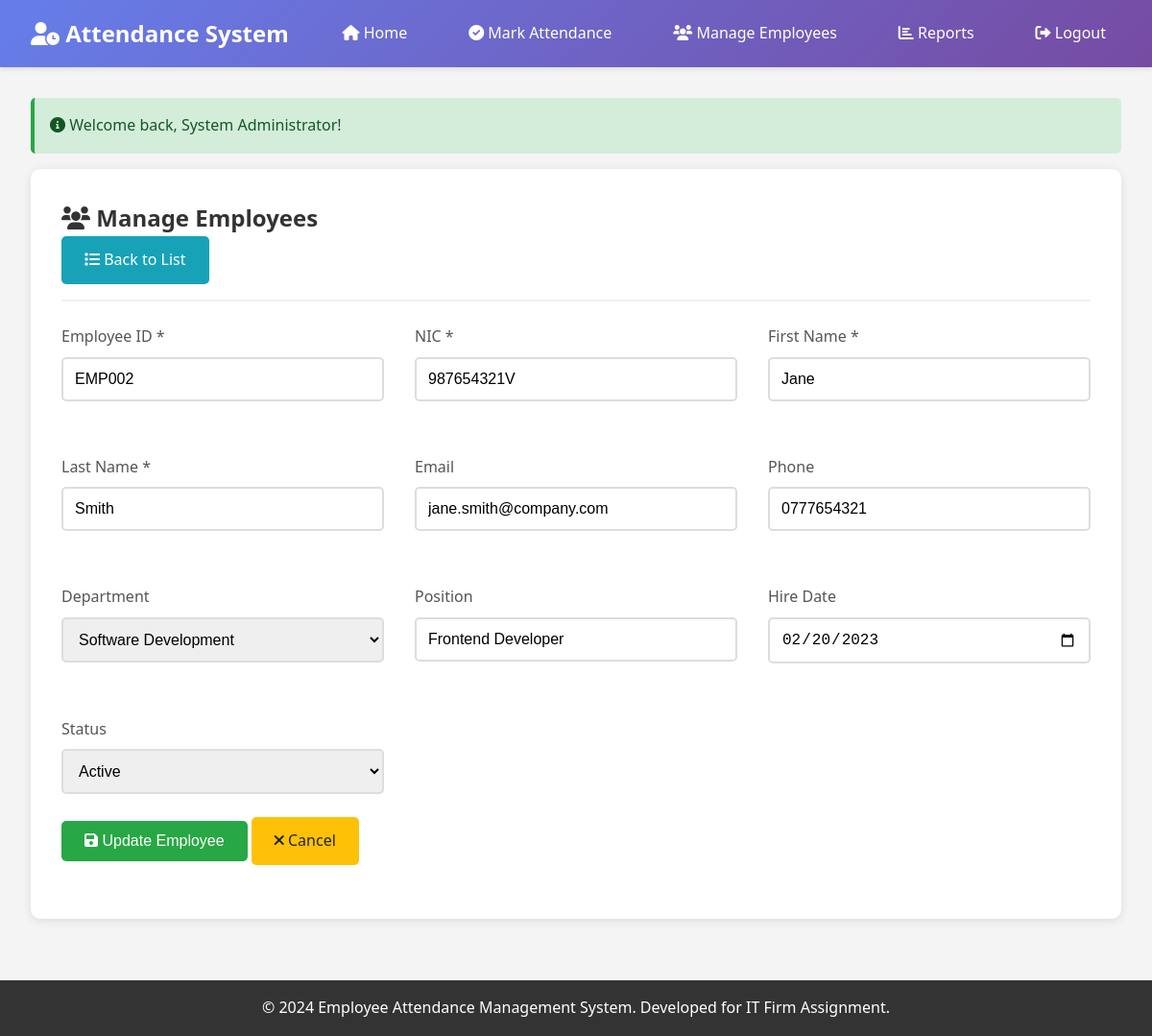
Screenshot of /public/manage_employees.php?action=edit&id=2 (signed in) with the database file from the repository.
### tables this page shows
CREATE TABLE employees (
    id INT AUTO_INCREMENT PRIMARY KEY,
    employee_id VARCHAR(20) NOT NULL UNIQUE,
    nic VARCHAR(15) NOT NULL UNIQUE,
    first_name VARCHAR(50) NOT NULL,
    last_name VARCHAR(50) NOT NULL,
    email VARCHAR(100) UNIQUE,
    phone VARCHAR(15),
    department_id INT,
    position VARCHAR(100),
    hire_date DATE,
    status ENUM('active', 'inactive') DEFAULT 'active',
    created_at TIMESTAMP DEFAULT CURRENT_TIMESTAMP,
    updated_at TIMESTAMP DEFAULT CURRENT_TIMESTAMP ON UPDATE CURRENT_TIMESTAMP,
    FOREIGN KEY (department_id) REFERENCES departments(id)
);

CREATE TABLE departments (
    id INT AUTO_INCREMENT PRIMARY KEY,
    name VARCHAR(100) NOT NULL UNIQUE,
    description TEXT,
    created_at TIMESTAMP DEFAULT CURRENT_TIMESTAMP
);

### public/manage_employees.php (the view, shortened to what this page needs)
<?php
require_once '../config/db.php';
$action = $_GET['action'] ?? 'list';
$employee_id = $_GET['id'] ?? null;
$stmt = $pdo->query("SELECT * FROM departments ORDER BY name");
$departments = $stmt->fetchAll();
$employee = null;
if ($action === 'edit' && $employee_id) {
    $stmt = $pdo->prepare("SELECT * FROM employees WHERE id = ?");
    $stmt->execute([$employee_id]);
    $employee = $stmt->fetch();
}
include '../includes/header.php';
?>
<div class="card">
    <div class="card-header">
        <h1 class="card-title">
            <i class="fas fa-users"></i> Manage Employees
        </h1>
        <div>
            <?php if ($action !== 'list'): ?>
                <a href="manage_employees.php" class="btn btn-info">
                    <i class="fas fa-list"></i> Back to List
                </a>
            <?php endif; ?>
        </div>
    </div>
    <?php if ($action === 'list'): ?>
        <div class="table-container">
            <table class="table">
                <thead>
                    <tr>
                        <th>Employee ID</th>
                        <th>Name</th>
                        <th>NIC</th>
                        <th>Department</th>
                        <th>Position</th>
                        <th>Status</th>
                        <th>Actions</th>
                    </tr>
                </thead>
                <tbody>
                    <?php foreach ($employees as $emp): ?>
                    <tr>
                        <td><?php echo htmlspecialchars($emp['employee_id']); ?></td>
                        <td><?php echo htmlspecialchars($emp['first_name'] . ' ' . $emp['last_name']); ?></td>
                        <td><?php echo htmlspecialchars($emp['nic']); ?></td>
                        <td><?php echo htmlspecialchars($emp['department_name'] ?: 'N/A'); ?></td>
                        <td><?php echo htmlspecialchars($emp['position']); ?></td>
                        <td>
                            <span class="status-badge status-<?php echo $emp['status']; ?>">
                                <?php echo ucfirst($emp['status']); ?>
                            </span>
                        </td>
                        <td>
                            <a href="manage_employees.php?action=edit&id=<?php echo $emp['id']; ?>" class="btn btn-warning btn-sm">
                                <i class="fas fa-edit"></i> Edit
                            </a>
                            <?php if ($emp['status'] === 'active'): ?>
                            <a href="manage_employees.php?action=delete&id=<?php echo $emp['id']; ?>"
                               class="btn btn-danger btn-sm"
                               onclick="return confirm('Are you sure you want to deactivate this employee?')">
                                <i class="fas fa-ban"></i> Deactivate
                            </a>
                            <?php endif; ?>
                        </td>
                    </tr>
                    <?php endforeach; ?>
                </tbody>
            </table>
        </div>
    <?php elseif ($action === 'edit' && $employee): ?>
        <form method="POST" action="">
            <div class="grid grid-2">
                <div class="form-group">
                    <label for="employee_id" class="form-label">Employee ID *</label>
                    <input type="text" id="employee_id" name="employee_id" class="form-input"
                           value="<?php echo htmlspecialchars($employee['employee_id']); ?>" required>
                </div>
                <div class="form-group">
                    <label for="nic" class="form-label">NIC *</label>
                    <input type="text" id="nic" name="nic" class="form-input"
                           value="<?php echo htmlspecialchars($employee['nic']); ?>" required>
                </div>
                <div class="form-group">
                    <label for="first_name" class="form-label">First Name *</label>
                    <input type="text" id="first_name" name="first_name" class="form-input"
                           value="<?php echo htmlspecialchars($employee['first_name']); ?>" required>
                </div>
                <div class="form-group">
                    <label for="last_name" class="form-label">Last Name *</label>
                    <input type="text" id="last_name" name="last_name" class="form-input"
                           value="<?php echo htmlspecialchars($employee['last_name']); ?>" required>
                </div>
                <div class="form-group">
                    <label for="email" class="form-label">Email</label>
                    <input type="email" id="email" name="email" class="form-input"
                           value="<?php echo htmlspecialchars($employee['email']); ?>">
                </div>
                <div class="form-group">
                    <label for="phone" class="form-label">Phone</label>
                    <input type="text" id="phone" name="phone" class="form-input"
                           value="<?php echo htmlspecialchars($employee['phone']); ?>">
                </div>
                <div class="form-group">
                    <label for="department_id" class="form-label">Department</label>
                    <select id="department_id" name="department_id" class="form-select">
                        <?php foreach ($departments as $dept): ?>
                        <option value="<?php echo $dept['id']; ?>"
                                <?php echo $employee['department_id'] == $dept['id'] ? 'selected' : ''; ?>>
                            <?php echo htmlspecialchars($dept['name']); ?>
                        </option>
                        <?php endforeach; ?>
                    </select>
                </div>
                <div class="form-group">
                    <label for="position" class="form-label">Position</label>
                    <input type="text" id="position" name="position" class="form-input"
                           value="<?php echo htmlspecialchars($employee['position']); ?>">
                </div>
                <div class="form-group">
                    <label for="hire_date" class="form-label">Hire Date</label>
                    <input type="date" id="hire_date" name="hire_date" class="form-input"
                           value="<?php echo htmlspecialchars($employee['hire_date']); ?>">
                </div>
                <div class="form-group">
                    <label for="status" class="form-label">Status</label>
                    <select id="status" name="status" class="form-select">
                        <option value="active" <?php echo $employee['status'] == 'active' ? 'selected' : ''; ?>>Active</option>
                    </select>
                </div>
            </div>
            <div class="form-group">
                <button type="submit" name="update_employee" class="btn btn-success">
                    <i class="fas fa-save"></i> Update Employee
                </button>
                <a href="manage_employees.php" class="btn btn-warning">
                    <i class="fas fa-times"></i> Cancel
                </a>
            </div>
        </form>
    <?php endif; ?>
</div>
<?php include '../includes/footer.php'; ?>

### assets/style.css (style rules this page uses)
* { margin: 0; padding: 0; box-sizing: border-box; }
body { font-family: 'Segoe UI', Tahoma, Geneva, Verdana, sans-serif; line-height: 1.6; color: #333; background-color: #f4f4f4; min-height: 100vh; display: flex; flex-direction: column; }
.card { background: white; border-radius: 10px; box-shadow: 0 2px 10px rgba(0,0,0,0.1); padding: 2rem; margin-bottom: 2rem; }
.card-header { border-bottom: 2px solid #f0f0f0; padding-bottom: 1rem; margin-bottom: 1.5rem; }
.card-title { color: #333; font-size: 1.5rem; font-weight: 600; }
.form-group { margin-bottom: 1.5rem; }
.form-label { display: block; margin-bottom: 0.5rem; font-weight: 500; color: #555; }
.form-input, .form-select, .form-textarea { width: 100%; padding: 0.75rem; border: 2px solid #ddd; border-radius: 5px; font-size: 1rem; transition: border-color 0.3s ease; }
.btn { padding: 0.75rem 1.5rem; border: none; border-radius: 5px; font-size: 1rem; cursor: pointer; text-decoration: none; display: inline-block; transition: all 0.3s ease; font-weight: 500; }
.btn-success { background-color: #28a745; color: white; }
.btn-warning { background-color: #ffc107; color: #212529; }
.btn-info { background-color: #17a2b8; color: white; }
.grid { display: grid; gap: 2rem; }
.grid-2 { grid-template-columns: repeat(auto-fit, minmax(300px, 1fr)); }

### rows the page displays
employees: employee_id "EMP002", nic "987654321V", first_name "Jane", last_name "Smith", email "jane.smith@company.com", phone "0777654321", department_id "Software Development", position "Frontend Developer", hire_date "02/20/2023", status "Active"

### other values shown
$flash['message'] "Welcome back, System Administrator!"
